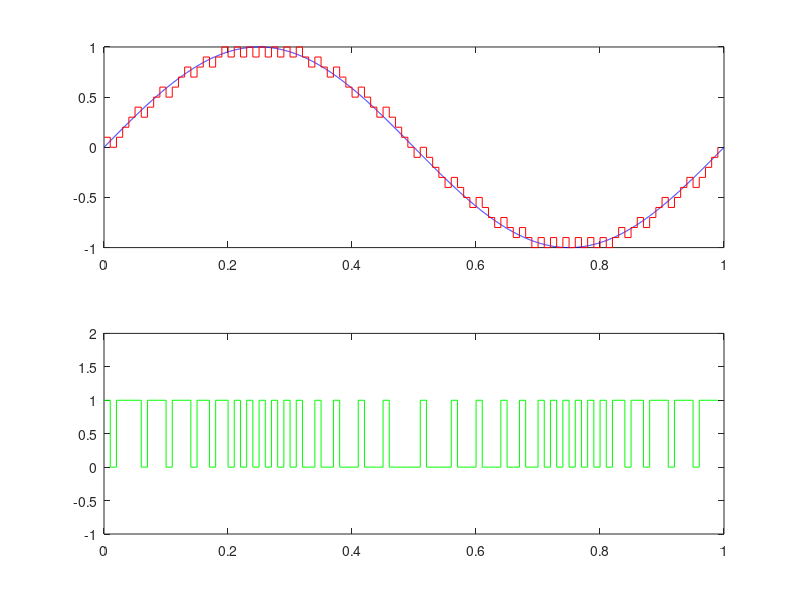

Here is the MATLAB script that generated this plot:
% Delta modulation demostration 
% according to the theory, the overload problem will occur
% when the sampling frequency is set as fs < 2*pi*f*A/delta
% put it in our simulation code, A=1, f=1, delta=0.1, so
% if fs is set less than 62Hz then we will see output overload

clf
clear all
t=linspace(0,1,10000);   % time resolution of a sin wave
f=1;                % frequency
delta = 0.1;        % amplitude increament/decreament (i.e., delta)
fs = 100;           % sampling frequency
dac = 0;            % dac initial output
st = sin(2*pi*f*t); % input signal
sp = (0:(fs-1))*10000/fs +1 ;   % sampling times %(1:fs)*10000/fs;
samples = st(sp);   % take samples from input signal
b(1) = 0;           % prepare for 1-bit ADC output
outp(1)=0;          % output of DAC, increamenting or decreamenting
for k=1:fs          % apply the correct policy.
    if samples(k)>=dac
        b(k) = 1;
        dac = dac + delta;
    else
        b(k) = 0;
        dac = dac - delta;
    end
    outp(k) = dac;
end
% for k=1:(fs-1)           % apply the wrong policy.
%     if samples(k+1)>=samples(k)
%         b(k+1) = 1;
%         dac = dac + delta;
%     else
%         b(k+1) = 0;
%         dac = dac - delta;
%     end
%     outp(k+1) = dac;
% end

subplot(2,1,1);
plot(t, st, 'b');
hold on
%stairs(sp/10000,samples,'m');
stairs(sp/10000, outp, 'r')

hold off
subplot(2,1,2);
stairs(sp/10000, b,'g')
axis([0 1 -1 2])
